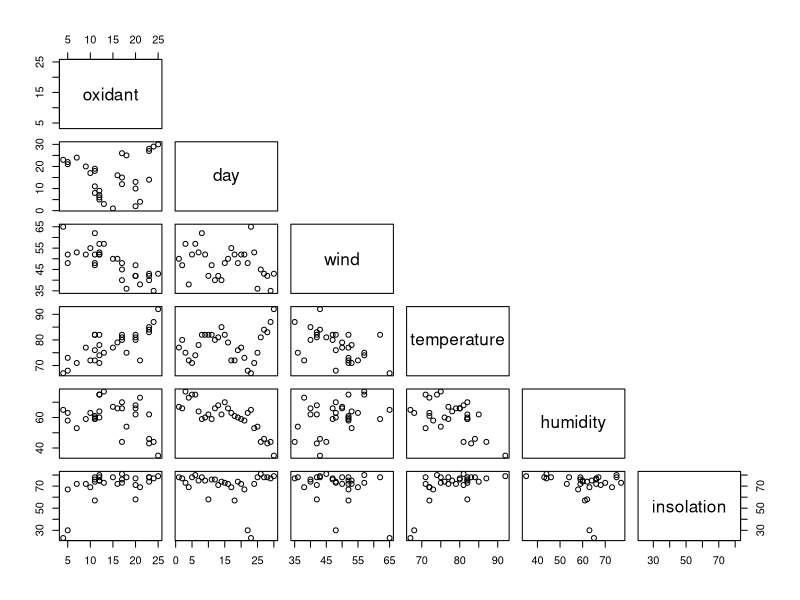
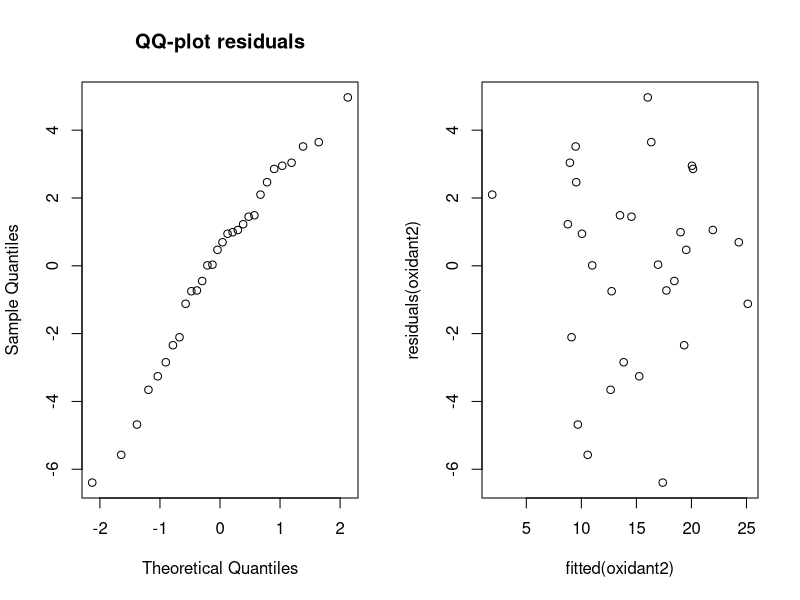

Write R code to recreate these figures, in order.
### Exercise 3

# Question 1
cream= read.table("cream.txt",header = TRUE)

cream$batch= as.factor(cream$batch)
cream$position= as.factor(cream$position)
cream$starter= as.factor(cream$starter)

creamaov= lm(acidity ~ starter + batch + position,data = cream)
summary(creamaov)

# Question 2
library(multcomp)
creammult= glht(creamaov,linfct = mcp(starter="Tukey"))
summary(creammult)

# Question 3
# In Word File

# Question 4
confint(creammult)

### Exercise 6

# Question 1
airpollution= read.table("airpollution.txt", header = TRUE)
pairs(oxidant ~ day + wind + temperature + humidity + insolation , data= airpollution, upper.panel= NULL)

# Question 2
oxidant_day= lm(oxidant ~ day, data = airpollution)
summary(oxidant_day)
#p_value: 0.582

oxidant_wind= lm(oxidant ~ wind, data = airpollution)
summary(oxidant_wind)
#p_value: 8.20e-07

oxidant_temperature=lm(oxidant ~ temperature, data = airpollution)
summary(oxidant_temperature)
#p_value: 1.17e-06

oxidant_humidity=lm(oxidant ~ humidity, data = airpollution)
summary(oxidant_humidity)
#p_value: 0.056317

oxidant_insolation=lm(oxidant ~ insolation, data = airpollution)
summary(oxidant_insolation)
#p_value: 0.00441

## step 1 - select the smallest p-value (wind)
oxidant1= lm(oxidant ~ wind, data = airpollution)
summary(oxidant1)

## step 2 - select second smallest p-value (temperature)
oxidant2=lm(oxidant ~ wind + temperature, data = airpollution)
summary(oxidant2)

## step 3 - select third smallest p-value (insolation)
oxidant3=lm(oxidant ~ wind + temperature + insolation, data = airpollution)
summary(oxidant3)

## Best Model
oxidant2

# Question 3
## step 1 - full model
oxidant5= lm(oxidant ~ wind + temperature + insolation + humidity + day, data = airpollution)
summary(oxidant5)

## step 2 - remove the highest p-value (day)
oxidant4= lm(oxidant ~ wind + temperature + insolation + humidity , data = airpollution)
summary(oxidant4)

## step 3 - remove second highest p-value (insolation)
oxidant3= lm(oxidant ~ wind + temperature + humidity , data = airpollution)
summary(oxidant3)

## step 4 - remove third highest p-value (humidity)
oxidant2= lm(oxidant ~ wind + temperature , data = airpollution)
summary(oxidant2)

# Question 4
## Best Model
oxidant2

# Question 5
par(mfrow=c(1,2))
qqnorm(residuals(oxidant2), main = "QQ-plot residuals")
plot(fitted(oxidant2),residuals(oxidant2))
